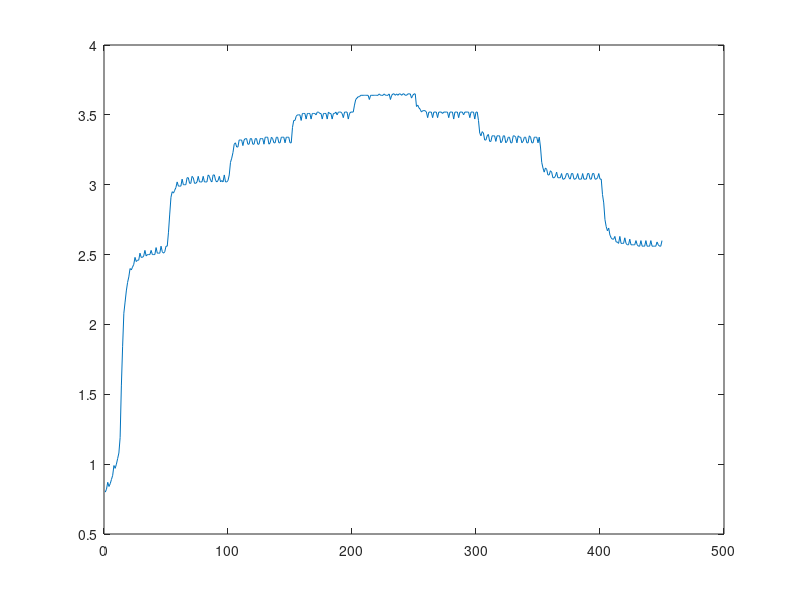
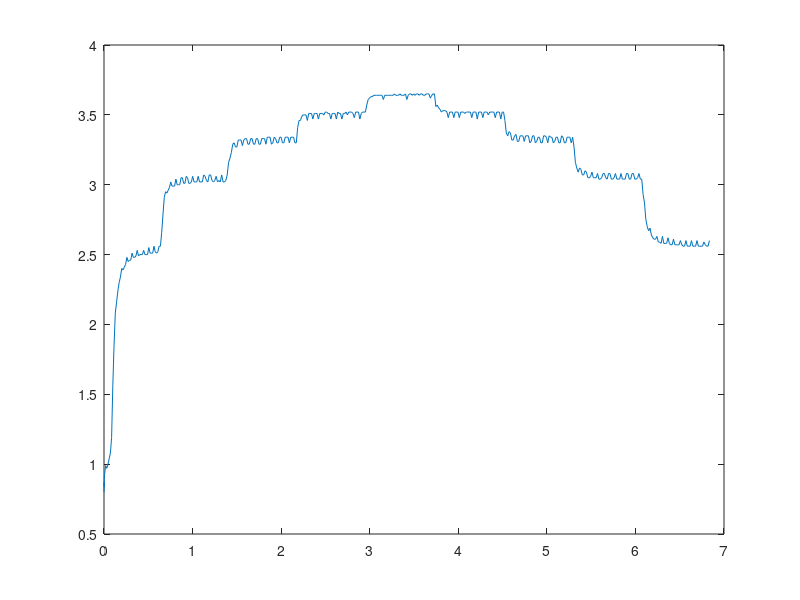

Reproduce these figures in MATLAB, in order.
v_in = [0.00
0.00
0.00
0.00
0.00
2.22
4.57
4.57
2.55
0.00
0.00
0.00
0.00
0.00
4.57
0.00
0.00
0.00
1.54
0.26
0.00
0.00
0.00
4.51
0.00
0.00
0.00
4.57
0.00
0.00
0.00
4.58
0.00
0.00
0.00
1.53
0.26
0.00
0.00
0.00
4.51
0.00
0.00
0.00
4.57
0.00
0.00
0.00
4.57
0.00
0.00
0.00
4.57
4.57
0.00
0.00
4.43
4.58
0.00
0.00
0.58
4.57
0.00
0.00
0.00
4.57
3.65
0.00
0.00
4.58
4.57
0.00
0.00
4.42
4.58
0.00
0.00
0.59
4.57
0.00
0.00
0.00
4.57
3.66
0.00
0.00
4.57
4.57
0.00
0.00
4.42
4.57
0.00
0.00
0.59
4.57
0.00
0.00
0.00
4.57
4.57
0.00
0.00
4.57
4.57
0.00
0.00
4.57
4.57
2.46
0.00
4.58
4.57
4.57
0.00
2.55
4.57
4.58
0.00
0.01
4.57
4.58
0.00
0.00
4.57
4.57
2.46
0.00
4.57
4.57
4.58
0.00
2.55
4.58
4.57
0.00
0.01
4.57
4.58
0.00
0.00
4.57
4.57
2.46
0.00
4.57
4.57
4.57
0.00
2.55
4.57
4.58
0.26
4.58
4.57
4.58
4.51
1.53
4.57
4.57
4.58
0.00
4.57
4.57
4.58
0.00
0.00
4.57
4.57
0.26
4.57
4.57
4.57
4.51
1.53
4.57
4.57
4.57
0.00
4.57
4.58
4.58
0.00
4.58
4.57
4.57
0.26
4.58
4.57
4.57
4.51
1.53
4.58
4.58
4.57
0.00
4.58
4.58
4.57
0.00
4.57
4.57
4.58
4.57
4.57
4.57
4.57
4.58
4.57
4.57
4.58
4.57
4.43
4.58
4.57
4.58
4.54
4.57
4.58
4.58
4.58
4.58
4.57
4.57
4.57
4.58
4.57
4.57
4.57
4.43
2.75
4.57
4.58
4.54
4.58
4.58
4.57
4.57
4.58
4.58
4.58
4.58
4.57
4.57
4.57
4.58
4.43
4.58
4.57
4.57
0.00
4.57
4.57
4.57
0.26
4.57
4.57
4.58
4.51
1.53
4.57
4.57
4.57
0.00
4.57
4.57
4.58
0.00
4.58
4.57
4.58
0.26
4.57
4.57
4.58
4.51
1.53
4.57
4.57
4.57
0.00
4.57
4.57
4.57
0.00
4.58
4.57
4.57
0.26
4.57
4.57
4.58
4.51
1.53
0.76
4.57
4.58
0.00
4.58
4.57
4.57
0.00
2.55
4.57
4.57
0.00
0.01
4.57
4.57
0.00
0.00
4.58
4.57
2.46
0.00
4.57
4.57
4.57
0.00
2.55
4.57
4.57
0.00
0.01
4.57
4.57
4.57
0.00
4.58
4.57
2.46
0.00
4.57
4.57
4.57
0.00
2.55
4.57
4.58
0.00
0.01
4.57
4.57
0.00
0.00
4.57
4.57
2.46
0.00
4.57
4.57
0.00
0.00
0.00
4.58
3.65
0.00
0.00
0.00
4.57
0.00
0.00
4.42
4.57
0.00
0.00
0.58
4.57
0.00
0.00
0.00
4.57
3.66
0.00
0.00
4.57
4.57
0.00
0.00
4.43
4.57
0.00
0.00
0.58
4.57
0.00
0.00
0.00
4.57
3.65
4.44
0.00
4.57
4.57
0.00
0.00
4.42
4.57
0.00
0.00
0.00
4.57
0.00
0.00
0.00
4.57
0.00
0.00
0.00
1.53
0.26
0.00
0.00
0.00
4.51
0.00
0.00
0.00
4.57
0.00
0.00
0.00
0.00
0.00
0.00
0.00
1.53
0.27
0.00
0.00
0.00
4.51
0.00
0.00
0.00
4.57
0.00
0.00
0.00
4.57
0.00
0.00
0.00
1.53
0.26
0.00
0.00
0.00
4.51
0.00
];

v = [0.80
0.82
0.87
0.84
0.86
0.89
0.92
0.99
0.97
1.00
1.04
1.08
1.19
1.56
1.84
2.08
2.16
2.24
2.30
2.34
2.40
2.39
2.41
2.43
2.48
2.45
2.46
2.46
2.51
2.48
2.48
2.49
2.53
2.49
2.50
2.50
2.50
2.53
2.50
2.50
2.50
2.55
2.51
2.51
2.51
2.56
2.52
2.51
2.52
2.56
2.56
2.66
2.79
2.91
2.95
2.94
2.96
2.98
3.02
2.99
2.99
2.99
3.04
3.00
3.00
3.00
3.05
3.05
3.01
3.01
3.06
3.05
3.01
3.01
3.02
3.06
3.02
3.02
3.02
3.06
3.02
3.02
3.02
3.07
3.06
3.03
3.02
3.07
3.07
3.03
3.02
3.03
3.06
3.02
3.03
3.02
3.07
3.02
3.02
3.03
3.07
3.16
3.19
3.23
3.29
3.30
3.27
3.27
3.32
3.32
3.32
3.28
3.32
3.33
3.33
3.29
3.29
3.33
3.33
3.29
3.29
3.33
3.33
3.29
3.29
3.33
3.33
3.33
3.29
3.34
3.34
3.34
3.29
3.30
3.34
3.33
3.30
3.30
3.34
3.34
3.30
3.30
3.34
3.34
3.34
3.30
3.34
3.34
3.34
3.30
3.30
3.41
3.46
3.46
3.49
3.50
3.50
3.50
3.46
3.51
3.51
3.51
3.47
3.51
3.51
3.51
3.47
3.51
3.51
3.51
3.50
3.52
3.52
3.51
3.51
3.47
3.51
3.51
3.51
3.47
3.52
3.51
3.51
3.47
3.51
3.51
3.52
3.50
3.52
3.52
3.52
3.51
3.48
3.52
3.52
3.52
3.47
3.51
3.52
3.52
3.52
3.57
3.61
3.62
3.63
3.63
3.64
3.64
3.64
3.64
3.64
3.64
3.64
3.61
3.64
3.64
3.64
3.64
3.64
3.64
3.64
3.65
3.64
3.64
3.64
3.65
3.64
3.64
3.64
3.65
3.61
3.64
3.65
3.65
3.64
3.65
3.64
3.65
3.65
3.64
3.65
3.65
3.64
3.64
3.65
3.65
3.65
3.62
3.64
3.65
3.65
3.56
3.57
3.55
3.54
3.52
3.53
3.53
3.53
3.52
3.48
3.52
3.52
3.52
3.48
3.52
3.52
3.52
3.48
3.52
3.52
3.52
3.51
3.52
3.52
3.52
3.52
3.48
3.52
3.52
3.52
3.47
3.52
3.52
3.52
3.48
3.52
3.52
3.52
3.50
3.52
3.52
3.52
3.52
3.48
3.52
3.52
3.52
3.47
3.52
3.52
3.46
3.37
3.35
3.38
3.37
3.32
3.32
3.35
3.36
3.31
3.31
3.35
3.35
3.35
3.31
3.35
3.35
3.35
3.30
3.31
3.35
3.35
3.30
3.31
3.34
3.34
3.30
3.30
3.35
3.35
3.34
3.30
3.35
3.34
3.34
3.30
3.31
3.34
3.34
3.30
3.30
3.35
3.34
3.30
3.30
3.34
3.34
3.34
3.30
3.34
3.27
3.16
3.12
3.09
3.12
3.11
3.07
3.07
3.10
3.09
3.05
3.05
3.06
3.09
3.05
3.05
3.05
3.08
3.04
3.04
3.05
3.08
3.08
3.05
3.04
3.08
3.08
3.04
3.04
3.05
3.08
3.04
3.04
3.04
3.08
3.04
3.04
3.04
3.08
3.08
3.04
3.04
3.08
3.08
3.04
3.04
3.05
3.08
3.04
3.04
2.93
2.87
2.75
2.70
2.67
2.69
2.64
2.62
2.61
2.61
2.63
2.59
2.59
2.58
2.63
2.58
2.58
2.58
2.62
2.58
2.57
2.57
2.61
2.57
2.57
2.57
2.57
2.60
2.57
2.56
2.56
2.60
2.56
2.56
2.56
2.60
2.56
2.56
2.56
2.60
2.56
2.56
2.56
2.56
2.59
2.57
2.56
2.56
2.60
];

s = [216
0.68
864
0.69
1520
0.71
2224
0.74
2928
0.93
3640
0.81
5704
1.10
18184
1.68
31704
2.09
45224
2.26
58744
2.50
72264
2.38
85784
2.41
99304
2.43
112824
2.45
127384
2.46
141944
2.47
156504
2.64
171064
2.48
185624
2.49
200184
2.49
214744
2.50
229304
2.66
243864
2.50
258424
2.50
272984
2.50
287544
2.67
302104
2.50
316664
2.51
331224
2.51
345784
2.51
360344
2.67
374904
2.51
389464
2.51
404024
2.51
418584
2.52
433144
2.62
447704
2.52
462264
2.51
476824
2.52
491384
2.68
505944
2.52
520504
2.52
535064
2.52
549624
2.52
564184
2.69
578744
2.52
593304
2.52
607864
2.52
622424
2.57
636984
2.69
651544
2.81
666104
2.92
680664
2.96
695224
3.14
709784
3.07
724344
2.99
738904
2.99
753464
3.16
768024
3.16
782584
3.00
797144
3.00
811704
3.00
826264
3.16
840824
3.16
855384
3.00
869944
3.00
884504
3.01
899064
3.17
913624
3.00
928184
3.01
942744
3.01
957304
3.17
971864
3.17
986424
3.01
1000984
3.01
1016584
3.17
1032184
3.01
1047784
3.01
1063384
3.17
1078984
3.01
1094584
3.17
1110184
3.01
1125784
3.01
1141384
3.06
1156984
3.01
1172592
3.01
1188184
3.01
1203784
3.17
1219384
3.01
1234984
3.01
1250584
3.17
1266184
3.01
1281784
3.17
1297384
3.01
1312984
3.01
1328584
3.17
1344184
3.01
1359784
3.17
1375384
3.01
1390984
3.17
1406584
3.35
1422184
3.23
1437784
3.41
1453384
3.25
1468984
3.42
1484584
3.42
1500184
3.26
1515784
3.42
1531384
3.26
1546984
3.42
1562584
3.27
1578184
3.42
1593784
3.42
1609384
3.26
1624984
3.43
1640584
3.26
1656184
3.43
1671784
3.43
1687384
3.27
1702984
3.43
1718584
3.26
1734184
3.43
1749784
3.43
1765384
3.27
1780984
3.43
1796584
3.27
1812184
3.42
1827784
3.27
1843384
3.42
1858984
3.43
1874584
3.26
1890184
3.42
1905784
3.26
1921384
3.43
1936984
3.43
1952584
3.27
1968184
3.43
1983784
3.26
1999384
3.43
2014984
3.43
2030584
3.26
2046184
3.43
2061784
3.27
2077384
3.43
2092984
3.27
2108584
3.42
2124184
3.43
2139784
3.26
2155384
3.43
2170992
3.42
2186584
3.54
2202184
3.57
2217784
3.50
2233384
3.58
2248984
3.42
2264584
3.58
2280184
3.58
2295784
3.58
2311384
3.58
2326984
3.42
2342584
3.58
2358184
3.58
2373784
3.58
2389384
3.58
2404984
3.42
2420584
3.58
2436184
3.59
2451784
3.58
2467384
3.58
2482984
3.51
2498584
3.58
2514184
3.43
2529784
3.58
2545384
3.58
2560984
3.58
2576584
3.59
2592184
3.42
2607784
3.59
2623384
3.58
2638984
3.59
2654584
3.58
2670184
3.42
2685784
3.59
2701384
3.58
2716984
3.58
2732584
3.58
2748184
3.52
2763784
3.59
2779384
3.42
2794984
3.59
2810584
3.58
2826184
3.59
2841784
3.59
2857384
3.42
2872984
3.59
2888584
3.58
2904184
3.59
2919784
3.59
2935384
3.42
2950984
3.58
2966584
3.66
2982184
3.68
2997784
3.68
3013384
3.68
3028984
3.68
3044584
3.69
3060184
3.68
3075784
3.69
3091384
3.69
3106984
3.69
3122584
3.58
3138184
3.69
3153784
3.69
3169392
3.69
3184984
3.69
3200584
3.68
3216184
3.69
3231784
3.69
3247384
3.69
3262984
3.69
3278584
3.69
3294184
3.69
3309784
3.69
3325384
3.69
3340984
3.69
3356584
3.69
3372184
3.69
3387784
3.58
3403384
3.69
3418984
3.69
3434584
3.69
3450184
3.69
3465784
3.69
3481384
3.69
3496984
3.69
3512584
3.69
3528184
3.69
3543784
3.69
3559384
3.69
3574984
3.69
3590584
3.69
3606184
3.69
3621784
3.69
3637384
3.69
3652984
3.58
3668584
3.69
3684184
3.69
3699784
3.69
3715384
3.69
3730984
3.52
3746584
3.62
3762184
3.60
3777784
3.59
3793384
3.59
3808984
3.52
3824584
3.59
3840184
3.43
3855784
3.59
3871384
3.58
3886984
3.59
3902584
3.58
3918184
3.42
3933784
3.58
3949384
3.58
3964984
3.58
3980584
3.58
3996184
3.42
4011784
3.59
4027384
3.58
4042984
3.59
4058584
3.58
4074184
3.51
4089784
3.59
4105384
3.42
4120984
3.59
4136584
3.58
4152184
3.58
4167792
3.58
4183384
3.42
4198984
3.59
4214584
3.58
4230184
3.58
4245784
3.59
4261384
3.42
4276984
3.58
4292584
3.58
4308184
3.59
4323784
3.58
4339384
3.52
4354984
3.59
4370584
3.42
4386184
3.59
4401784
3.58
4417384
3.58
4432984
3.58
4448584
3.42
4464184
3.59
4479784
3.58
4495384
3.59
4510984
3.58
4526584
3.32
4542184
3.45
4557784
3.28
4573384
3.44
4588984
3.43
4604584
3.27
4620184
3.43
4635784
3.27
4651384
3.43
4666984
3.43
4682584
3.27
4698184
3.43
4713784
3.27
4729384
3.43
4744984
3.27
4760584
3.42
4776184
3.43
4791784
3.26
4807384
3.43
4822984
3.27
4838584
3.43
4854184
3.43
4869784
3.27
4885384
3.43
4900984
3.26
4916584
3.43
4932184
3.43
4947784
3.26
4963384
3.43
4978984
3.26
4994584
3.43
5010184
3.27
5025784
3.42
5041384
3.42
5056984
3.27
5072584
3.43
5088184
3.26
5103784
3.43
5119384
3.42
5134984
3.26
5150584
3.43
5166192
3.26
5181784
3.43
5197384
3.42
5212984
3.26
5228584
3.43
5244184
3.26
5259784
3.43
5275384
3.27
5290984
3.26
5306584
3.27
5322184
3.06
5337784
3.20
5353384
3.03
5368984
3.02
5384584
3.07
5400184
3.02
5415784
3.18
5431384
3.02
5446984
3.17
5462584
3.02
5478184
3.02
5493784
3.17
5509384
3.01
5524984
3.17
5540584
3.01
5556184
3.01
5571784
3.17
5587384
3.01
5602984
3.17
5618584
3.01
5634184
3.01
5649784
3.06
5665384
3.01
5680984
3.17
5696584
3.01
5712184
3.17
5727784
3.01
5743384
3.01
5758984
3.17
5774584
3.01
5790184
3.17
5805784
3.01
5821384
3.01
5836984
3.17
5852584
3.01
5868184
3.17
5883784
3.01
5899384
3.01
5914984
3.06
5930584
3.01
5946184
3.17
5961784
3.01
5977384
3.17
5992984
3.01
6008584
3.01
6024184
3.17
6039784
3.01
6055384
3.17
6070984
3.01
6086584
2.76
6102184
2.65
6117784
2.60
6133384
2.74
6148984
2.56
6164592
2.72
6180184
2.55
6195784
2.55
6211384
2.71
6226984
2.54
6242584
2.54
6258184
2.54
6273784
2.54
6289384
2.70
6304984
2.54
6320584
2.63
6336184
2.53
6351784
2.53
6367384
2.53
6382984
2.53
6398584
2.69
6414184
2.53
6429784
2.53
6445384
2.53
6460984
2.53
6476584
2.69
6492184
2.53
6507784
2.53
6523384
2.53
6538984
2.53
6554584
2.69
6570184
2.53
6585784
2.63
6601384
2.53
6616984
2.53
6632584
2.53
6648184
2.53
6663784
2.69
6679384
2.53
6694984
2.53
6710584
2.53
6726184
2.53
6741784
2.69
6757384
2.53
6772984
2.53
6788584
2.53
6804184
2.53
6819784
2.69
6835384
2.53
];


t = s(1:2:end,:);  % odd matrix
t = t * 10^(-6);

v1 = v(1:50);
v2 = v(51:100);
v3 = v(101:150);
v4 = v(151:200);
v5 = v(201:250);
v6 = v(251:300);
v7 = v(301:350);
v8 = v(351:400);
v9 = v(401:450);

stab1 = mean (v1(30:50));%50
stab2 = mean (v2(30:50));%100
stab3 = mean (v3(30:50));%150
stab4 = mean (v4(30:50));%200
stab5 = mean (v5(30:50));%250
stab6 = mean (v6(30:50));%200
stab7 = mean (v7(30:50));%150
stab8 = mean (v8(30:50));%100
stab9 = mean (v9(30:50));%50

tau(1) = ( stab1-v1(1) )*0.63; %50
tau(2) = ( stab2-v2(1) )*0.63; %100
tau(3) = ( stab3-v3(1) )*0.63; %150
tau(4) = ( stab4-v4(1) )*0.63; %200
tau(5) = ( stab5-v5(1) )*0.63; %250
tau(6) = ( v6(1)-stab6 )*0.37; %200
tau(7) = ( v7(1)-stab7 )*0.37; %150
tau(8) = ( v8(1)-stab8 )*0.37; %100
tau(9) = ( v9(1)-stab9 )*0.37; %50

disp(tau);

for i=1:1:450
   x(i) = i; 
end
figure(1);
plot(x,v);
figure(2);
plot(t,v);